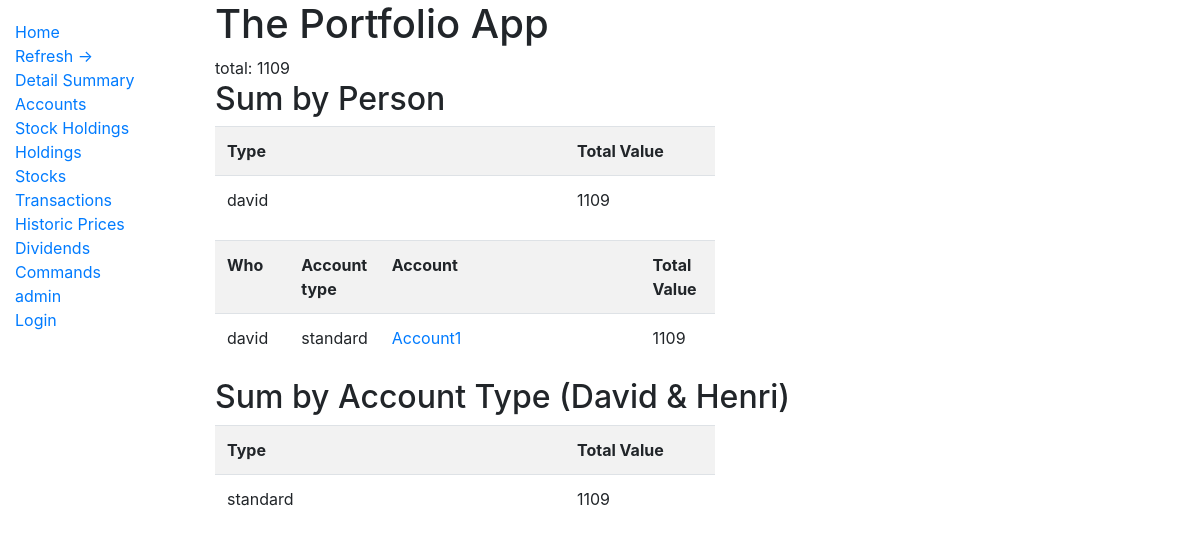
Screenshot of /report with the database file from the repository.
### portfolio/models.py (models this page shows, shortened)
class Person(models.Model):
    name = models.CharField(max_length=50)
    def __str__(self):
        return self.name

class Account(models.Model):
    name = models.CharField(max_length=50)
    ACCOUNT_TYPE = (
        ('ISA', 'ISA'),
        ('pension', 'PENSION'),
        ('standard', 'STANDARD'),
        ('VCT', 'VCT'),
        ('cash','CASH')
    )
    account_type = models.CharField(max_length=8, choices=ACCOUNT_TYPE, default='buy')
    account_value = models.DecimalField(max_digits=9, decimal_places=2, default=0)
    person = models.ForeignKey('Person', on_delete=models.CASCADE, null=True)
    class Meta:
        ordering = ['name']

### portfolio/views.py (the view)
# urls.py: path("report", views.detailed_summary, name="detail"),
def detailed_summary(request):
    totals = Account.objects.aggregate(Sum('account_value'))
    accounts = Account.objects.all()
    a = Account.objects.filter(person__name = "david") | Account.objects.filter(person__name = "henri")
    accounts_by_type = a.values('account_type').annotate(total_value=Sum('account_value'))
    accounts_by_person = Account.objects.values('person__name').annotate(total_value=Sum('account_value')).order_by('person__name')
    return render(request, 'portfolio/detailedsummary.html', {
    'totals': totals, 'accounts':accounts, 'accounts_by_type': accounts_by_type, 'accounts_by_person': accounts_by_person,
    }, )

### portfolio/templates/portfolio/detailedsummary.html
{% extends 'portfolio/base.html' %}
{% block content %}
<h1>The Portfolio App</h1>
<h2></h2>total: {{ totals.account_value__sum |floatformat:0 }}</h2>
<h2>Sum by Person</h2>
<table style="width: 500px;" class="table table-striped table-condensed">
    <tr>
        <th style="width: 70%">Type</th>
        <th style="width: 30%">Total Value</th>
    </tr>
    {% for account_by_person in accounts_by_person %}
    <tr>
        <td>{{account_by_person.person__name }}</td>
        <td>{{account_by_person.total_value|floatformat:0}}</td>
    </tr>
    {% endfor %}
</table>
<table style="width: 500px;" class="table table-striped table-condensed">
    <tr>
        <th style="width: 15%">Who</th>
        <th style="width: 15%">Account type</th>
        <th style="width: 55%">Account</th>
        <th style="width: 30%">Total Value</th>
    </tr>
    {% for account in accounts %}
    <tr>
        <td>{{account.person}}</a></td>
        <td>{{account.account_type}}</a></td>
        <td><a href="/account/{{ account.id}}">{{ account.name }}</a></td>
        <td>{{account.account_value|floatformat:0}}</td>
    </tr>
    {% endfor %}
</table>
<h2>Sum by Account Type (David & Henri)</h2>
<table style="width: 500px;" class="table table-striped table-condensed">
    <tr>
        <th style="width: 70%">Type</th>
        <th style="width: 30%">Total Value</th>
    </tr>
    {% for account_by_type in accounts_by_type %}
    <tr>
        <td>{{ account_by_type.account_type }}</td>
        <td>{{account_by_type.total_value|floatformat:0}}</td>
    </tr>
    {% endfor %}
</table>
{% endblock %}

### rows the page displays
Person: person__name "david", total_value "1109"
Account: person "david", account_type "standard", name "Account1", account_value "1109"

### other values shown
{{ totals.account_value__sum |floatformat:0 }} "1109"
{{ account_by_type.account_type }} "standard"
{{ account_by_type.total_value|floatformat:0 }} "1109"
